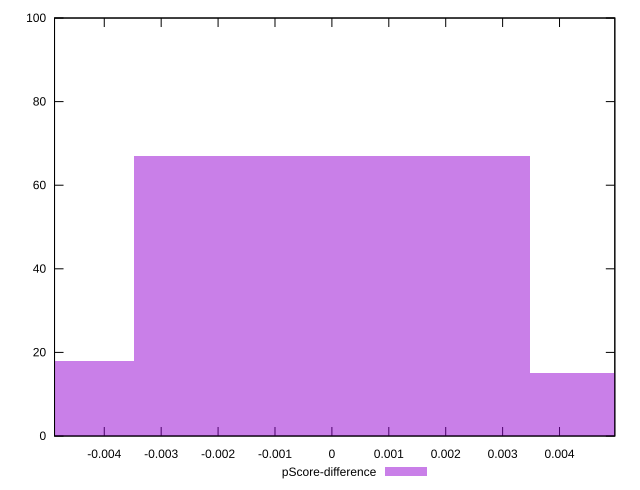

This chart was generated by the following gnuplot code:
reset

$pScoreDifference <<EOF
0 67
0.006946555409545847 15
-0.006946555409545847 18
EOF

set key outside below
set boxwidth 0.006946555409545847
set xrange [-0.0048739537322506354:0.004971675894975824]
set yrange [0:100]
set trange [0:100]
set style fill transparent solid 0.5 noborder
set terminal svg size 640, 490 enhanced background rgb 'white'
set output "report_00019_2021-02-10T18-14-37.922Z//total-blocking-time/samples/pages+cached/pScore-difference/histogram.svg"

plot $pScoreDifference title "pScore-difference" with boxes

reset
